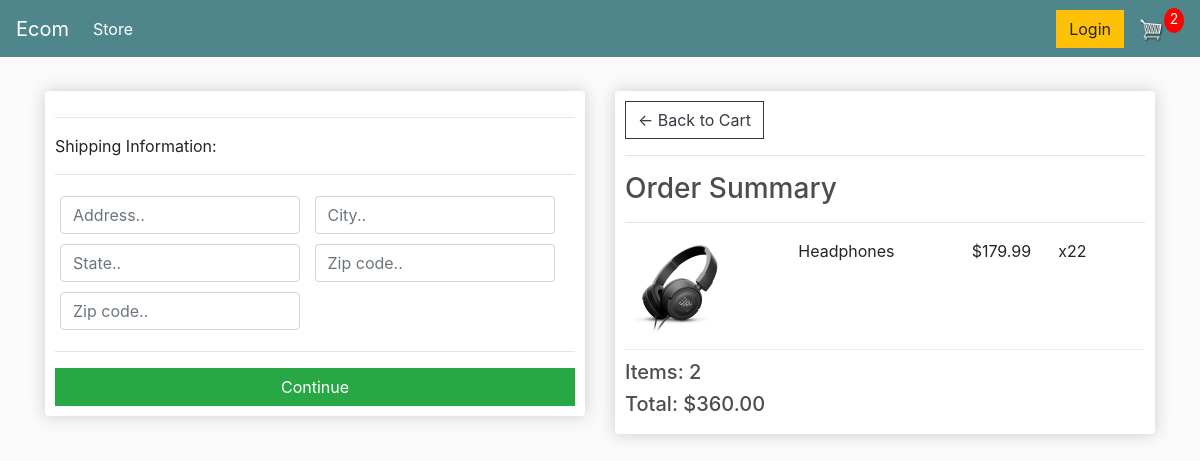
Screenshot of /checkout/ (signed in) with the database file from the repository.
### store/models.py (models this page shows, shortened)
class OrderItem(models.Model):
    product = models.ForeignKey(Product, on_delete=models.SET_NULL, null=True, blank=True)
    order = models.ForeignKey(Order, on_delete=models.SET_NULL, null=True, blank=True)
    quantity = models.IntegerField(default=0, null=True, blank=True)
    date_added = models.DateTimeField(auto_now_add=True)
    @property
    def get_total(self):
        total = self.product.price * self.quantity
        return total

class Product(models.Model):
    name = models.CharField(max_length=200, null=True)
    price = models.DecimalField(max_digits=7, decimal_places=2)
    digital = models.BooleanField(default=False, null=True, blank=False)
    image = models. ImageField(null=True, blank=True)
    @property
    def imageURL(self):
        try:
            url = self.image.url
        except:
            url = ''
        return url

class Order(models.Model):
    Customer = models.ForeignKey(Customer, on_delete=models.SET_NULL, null=True, blank=True)
    date_ordered = models.DateTimeField(auto_now_add=True)
    complete = models.BooleanField(default=False, null=True, blank=True)
    transaction_id = models.CharField(max_length=200, null=True)
    @property
    def shipping(self):
        shipping = False
        orderitems = self.orderitem_set.all()
        for i in orderitems:
            if i.product.digital == False:
                shipping = True
        return shipping
    @property
    def get_cart_total(self):
        orderitems = self.orderitem_set.all()
        total = sum([item.get_total for item in orderitems])
        return total
    @property
    def get_cart_items(self):
        orderitems = self.orderitem_set.all()
        total = sum([item.quantity for item in orderitems])
        return total

### store/views.py (the view)
# urls.py: path("checkout/", views.checkout, name="checkout"),
def checkout(request):
    data = cartData(request)
    cartItems = data['cartItems']
    order = data['order']
    items = data['items']
    context = {"items":items, "order":order, "cartItems":cartItems}
    return render(request, 'store/checkout.html', context)

### store/utils.py (called while the page is built)
def cartData(request):
    if request.user.is_authenticated:
        customer = request.user.customer
        order, created = Order.objects.get_or_create(Customer=customer, complete=False)
        items = order.orderitem_set.all()
        cartItems = order.get_cart_items
    else:
        cookieData = cookieCart(request)
        cartItems = cookieData['cartItems']
        order = cookieData['order']
        items = cookieData['items']
    return{'cartItems':cartItems, 'order':order, 'items':items}

### store/templates/store/checkout.html (shortened to what this page needs)
{% extends 'store/main.html' %}
{% load static %}
{% block content %}
     <div class="row">
		<div class="col-lg-6">
			<div class="box-element" id="form-wrapper">
				<form id="form">
					<div id="shipping-info">
						<hr>
						<p>Shipping Information:</p>
						<hr>
						<div class="form-field">
							<input class="form-control" type="text" name="address" placeholder="Address..">
						</div>
						<div class="form-field">
							<input class="form-control" type="text" name="city" placeholder="City..">
						</div>
						<div class="form-field">
							<input class="form-control" type="text" name="state" placeholder="State..">
						</div>
						<div class="form-field">
							<input class="form-control" type="text" name="zipcode" placeholder="Zip code..">
						</div>
						<div class="form-field">
							<input class="form-control" type="text" name="country" placeholder="Zip code..">
						</div>
					</div>
					<hr>
					<input id="form-button" class="btn btn-success btn-block" type="submit" value="Continue">
				</form>
			</div>
			<br>
		</div>
		<div class="col-lg-6">
			<div class="box-element">
				<a  class="btn btn-outline-dark" href="{% url 'cart' %}">&#x2190; Back to Cart</a>
				<hr>
				<h3>Order Summary</h3>
				<hr>
				{% for item in items   %}
				<div class="cart-row">
					<div style="flex:2"><img class="row-image" src="{{item.product.imageURL}}"></div>
					<div style="flex:2"><p>{{item.product.name}}</p></div>
					<div style="flex:1"><p>${{item.product.price}}</p></div>
					<div style="flex:1"><p>x2{{item.quantity}}</p></div>
				</div>
				{% endfor %}
				<h5>Items:   {{order.get_cart_items}}</h5>
				<h5>Total:   ${{order.get_cart_total|floatformat|floatformat:2}}</h5>
			</div>
		</div>
	</div>
{% endblock content %}

### static/css/main.css (style rules this page uses)
body { background-color: hsl(0, 0%, 98%); }
h1,h2,h3,h4,h5,h6 { color:hsl(0, 0%, 30%); }
.box-element { box-shadow:hsl(0, 0%, 80%) 0 0 16px; background-color: #fff; border-radius: 4px; padding: 10px; }
.col-lg-4, .col-lg-6, .col-lg-8, .col-lg-12 { margin-top: 10px; }
.btn { border-radius: 0; }
.row-image { width: 100px; }
.form-field { width:250px; display: inline-block; padding: 5px; }
.cart-row { display: flex; align-items: flex-stretch; padding-bottom: 10px; margin-bottom: 10px; border-bottom: 1px solid #ececec; }

### rows the page displays
OrderItem: product.imageURL (picture), product.name "Headphones", product.price "179.99", quantity "2"
Order: get_cart_items "2", get_cart_total "360.00"

### other values shown
{{ cartItems }} "2"
